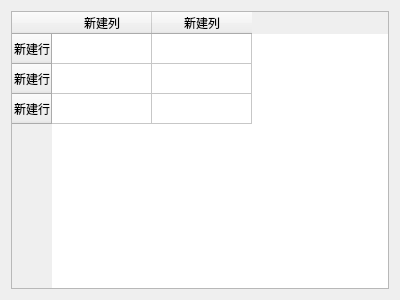
<?xml version="1.0" encoding="UTF-8"?>
<ui version="4.0">
 <class>NotBackInsert</class>
 <widget class="QWidget" name="NotBackInsert">
  <property name="geometry">
   <rect>
    <x>0</x>
    <y>0</y>
    <width>400</width>
    <height>300</height>
   </rect>
  </property>
  <property name="windowTitle">
   <string>Form</string>
  </property>
  <layout class="QVBoxLayout" name="verticalLayout">
   <item>
    <widget class="QTableWidget" name="tableWidget">
     <row>
      <property name="text">
       <string>新建行</string>
      </property>
     </row>
     <row>
      <property name="text">
       <string>新建行</string>
      </property>
     </row>
     <row>
      <property name="text">
       <string>新建行</string>
      </property>
     </row>
     <column>
      <property name="text">
       <string>新建列</string>
      </property>
     </column>
     <column>
      <property name="text">
       <string>新建列</string>
      </property>
     </column>
    </widget>
   </item>
  </layout>
 </widget>
 <resources/>
 <connections/>
</ui>
